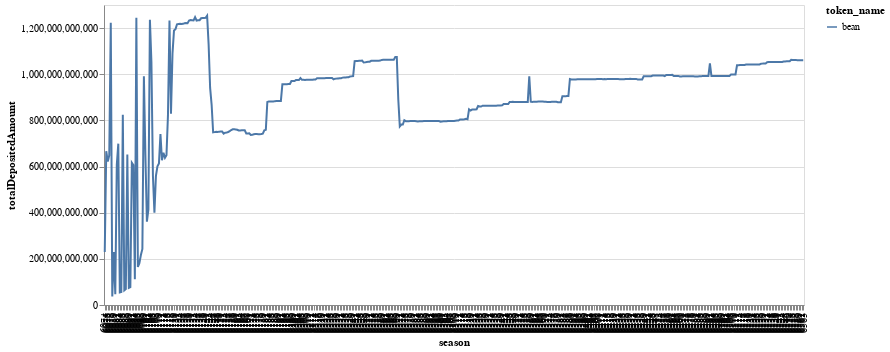

The cell this chart's notebook holds for it:
### Code cell
df_dep = df_dep.loc[df_dep.token_name == 'bean']
alt.Chart(df_dep).mark_line().encode(
    x=alt.X("season:O"), 
    y=alt.Y("totalDepositedAmount:Q"), 
    color=alt.Color("token_name:N"), 
    tooltip=alt.Tooltip("totalDepositedAmount:Q")
).properties(width=700)

### Figure 1 — Vega-Lite specification as saved in the notebook (floating-point values rounded to 4 significant figures; data arrays with more than 128 entries replaced by an {"elided": "..."} marker saying what was removed)
{"config": {"view": {"continuousWidth": 400, "continuousHeight": 300}}, "data": {"name": "data-f94f81f60cafb5e926fbe8cae1032afc"}, "mark": "line", "encoding": {"color": {"field": "token_name", "type": "nominal"}, "tooltip": {"field": "totalDepositedAmount", "type": "quantitative"}, "x": {"field": "season", "type": "ordinal"}, "y": {"field": "totalDepositedAmount", "type": "quantitative"}}, "width": 700, "$schema": "https://vega.github.io/schema/vega-lite/v4.17.0.json", "datasets": {"data-f94f81f60cafb5e926fbe8cae1032afc": {"elided": "465 records"}}}
